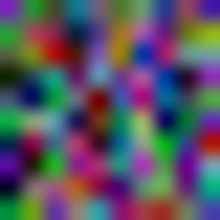
Frame 1 (no input)
Frame 60 (the mouse pressed at the canvas centre just before this capture): identical to frame 1, image omitted
Frame 120 (the mouse held since frame 60 and released just before this capture): identical to frame 1, image omitted

The Processing sketch that drew this single still picture (run headless with seeded random() and noise(); from frame 60 on, the mouse is pressed at the canvas centre):

// Processing sketch: random_low_res
// ── random_low_res.pde
void setup(){
  size(220,220);
  background(0);
  for(int i=0;i<10;i++){
    for(int j=0;j<10;j++){
      stroke(random(255),random(255),random(255));
      point(i,j);
    }
  }
  image(get(0,0,10,10),0,0,width,height);
}

void draw(){}
